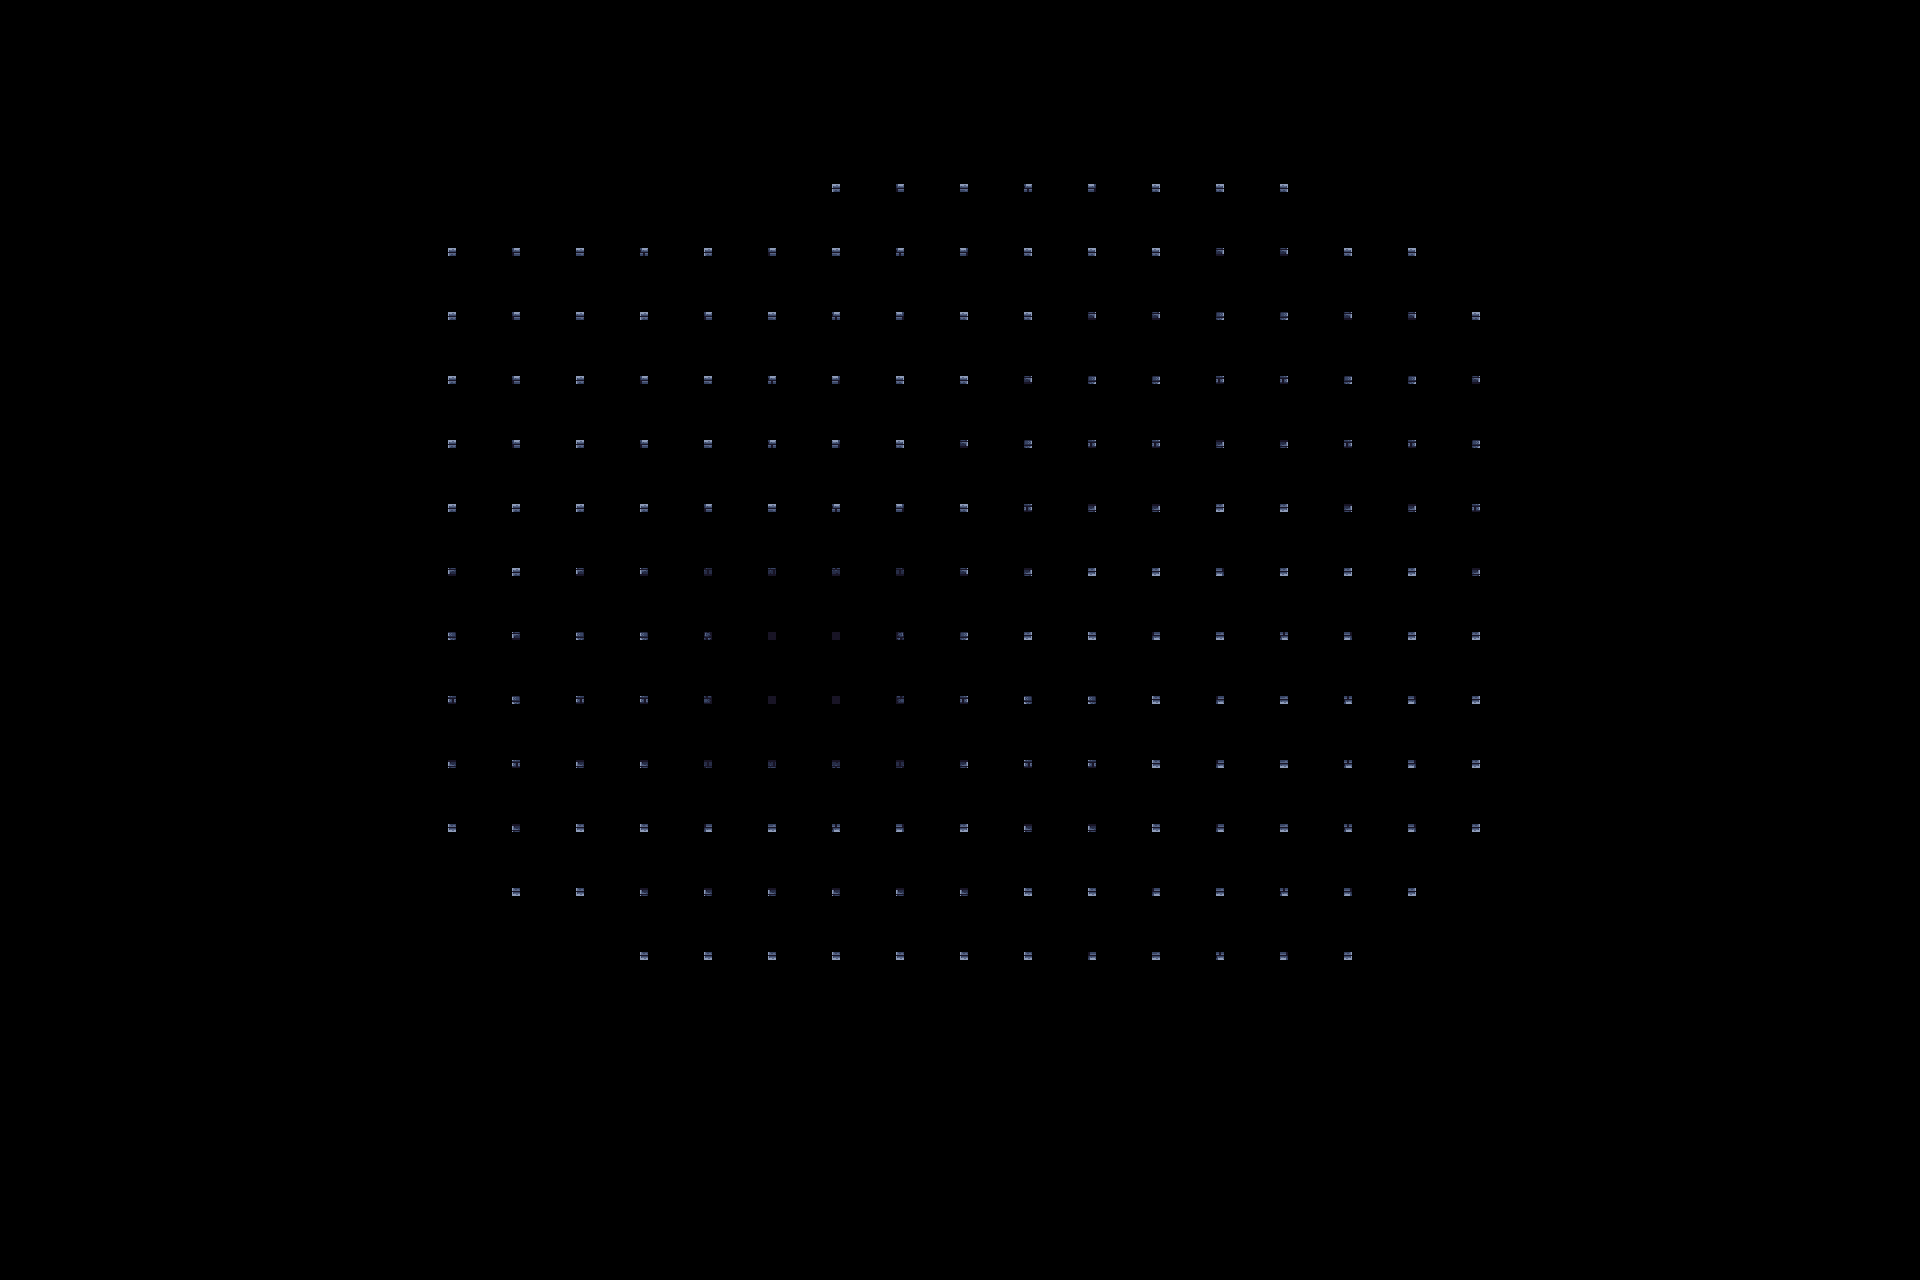

Tiled map render using the project's own tile images. Description and the whole map definition, tile-layer contents included, below:
An orthogonal 30x20 tile map with 64x64 px tiles, 1 tile layer (Livello tile 1) and 4 objects (player).

<map version="1.10" tiledversion="1.10.2" orientation="orthogonal" renderorder="right-down" width="30" height="20" tilewidth="64" tileheight="64" infinite="0" nextlayerid="3" nextobjectid="5">
 <tileset firstgid="1" source="tile test.tsx" />
 <layer id="1" name="Livello tile 1" width="30" height="20">
  <data encoding="csv">
0,0,0,0,0,0,0,0,0,0,0,0,0,0,0,0,0,0,0,0,0,0,0,0,0,0,0,0,0,0,
0,0,0,0,0,0,0,0,0,0,0,0,0,0,0,0,0,0,0,0,0,0,0,0,0,0,0,0,0,0,
0,0,0,0,0,0,0,0,0,0,0,0,0,63,64,65,66,67,68,68,68,0,0,0,0,0,0,0,0,0,
0,0,0,0,0,0,0,63,64,65,66,63,64,65,66,67,68,68,68,98,98,68,68,0,0,0,0,0,0,0,
0,0,0,0,0,0,0,63,64,65,63,64,65,66,67,68,68,98,98,128,128,98,98,68,0,0,0,0,0,0,
0,0,0,0,0,0,0,63,64,63,64,65,66,67,68,68,98,128,128,158,158,128,128,98,0,0,0,0,0,0,
0,0,0,0,0,0,0,63,64,63,64,65,66,67,68,98,128,158,158,188,188,158,158,128,0,0,0,0,0,0,
0,0,0,0,0,0,0,63,63,63,63,64,65,66,67,68,158,188,188,218,218,188,188,158,0,0,0,0,0,0,
0,0,0,0,0,0,0,93,63,93,93,94,95,96,97,98,188,218,218,217,218,218,218,188,0,0,0,0,0,0,
0,0,0,0,0,0,0,123,93,123,123,124,125,126,127,128,218,213,214,215,216,217,218,218,0,0,0,0,0,0,
0,0,0,0,0,0,0,153,123,153,153,154,155,156,157,158,123,123,213,214,215,216,217,218,0,0,0,0,0,0,
0,0,0,0,0,0,0,183,153,183,183,184,185,186,187,188,153,153,213,214,215,216,217,218,0,0,0,0,0,0,
0,0,0,0,0,0,0,213,183,213,213,214,215,216,217,218,183,183,213,214,215,216,217,218,0,0,0,0,0,0,
0,0,0,0,0,0,0,0,213,213,183,183,183,183,183,183,213,213,214,215,216,217,218,0,0,0,0,0,0,0,
0,0,0,0,0,0,0,0,0,0,213,213,213,213,213,213,213,214,215,216,217,218,0,0,0,0,0,0,0,0,
0,0,0,0,0,0,0,0,0,0,0,0,0,0,0,0,0,0,0,0,0,0,0,0,0,0,0,0,0,0,
0,0,0,0,0,0,0,0,0,0,0,0,0,0,0,0,0,0,0,0,0,0,0,0,0,0,0,0,0,0,
0,0,0,0,0,0,0,0,0,0,0,0,0,0,0,0,0,0,0,0,0,0,0,0,0,0,0,0,0,0,
0,0,0,0,0,0,0,0,0,0,0,0,0,0,0,0,0,0,0,0,0,0,0,0,0,0,0,0,0,0,
0,0,0,0,0,0,0,0,0,0,0,0,0,0,0,0,0,0,0,0,0,0,0,0,0,0,0,0,0,0
</data>
 </layer>
 <objectgroup id="2" name="Objects">
  <object id="1" x="768" y="320">
   <polygon points="0,0 0,64 64,64 64,128 128,128 128,0" />
  </object>
  <object id="2" name="player" x="713.333" y="582.667" width="54.6667" height="121.333" />
  <object id="3" x="640" y="832">
   <polygon points="0,0 192,0 192,64 0,64" />
  </object>
  <object id="4" x="836" y="829.333">
   <polygon points="0,0 444,2.66667 444,66.6667 -4,66.6667" />
  </object>
 </objectgroup>
</map>
